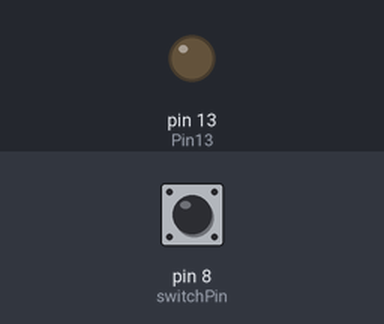
The sketch below on a simulated Arduino Uno, built with avr-gcc and run on an emulated ATmega328P. Shown: output pins drawn as LEDs (lit = HIGH). The inputs (shaded band) are chosen by the test bench; at power-on: pin 8 (switchPin) LOW.

Above: at 1.2 s.
1.3 s: pin 8 (switchPin) pulled HIGH for 0.15 s
At 1.37 s:
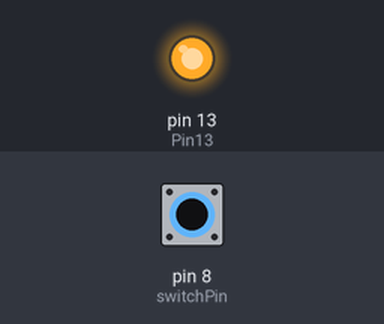
2.9 s: pin 8 (switchPin) pulled HIGH for 3.2 s
At 7.2 s:
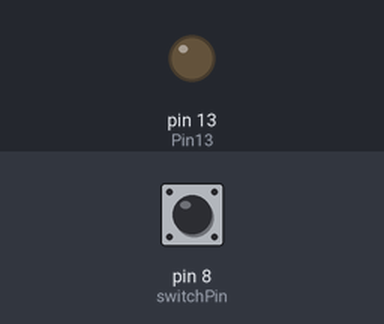
Timing chart, 0 to 8.7 s (numbered marks = the images above; inputs shaded):
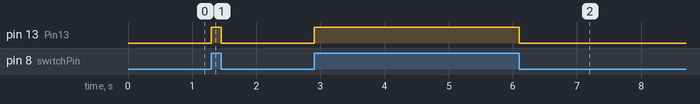

Measured:
- after the input at 1.3 s, pin 13 (Pin13): LOW → HIGH at once, → LOW 0.15 s later
- after the input at 2.9 s, pin 13 (Pin13): LOW → HIGH at once, → LOW 3.2 s later

The sketch:

Led.ino
```cpp
const int Pin13 = 13;
const int switchPin = 8;
int switchState = 0;
 void setup() {
 pinMode(switchPin, INPUT);
 pinMode(Pin13, OUTPUT);
 }
 void loop(){
switchState = digitalRead(switchPin);
  if(switchState == HIGH){
    digitalWrite(Pin13, HIGH); // turn LED ON
    //delay(2);
  }
  else
    digitalWrite(Pin13, LOW);
 }
```
